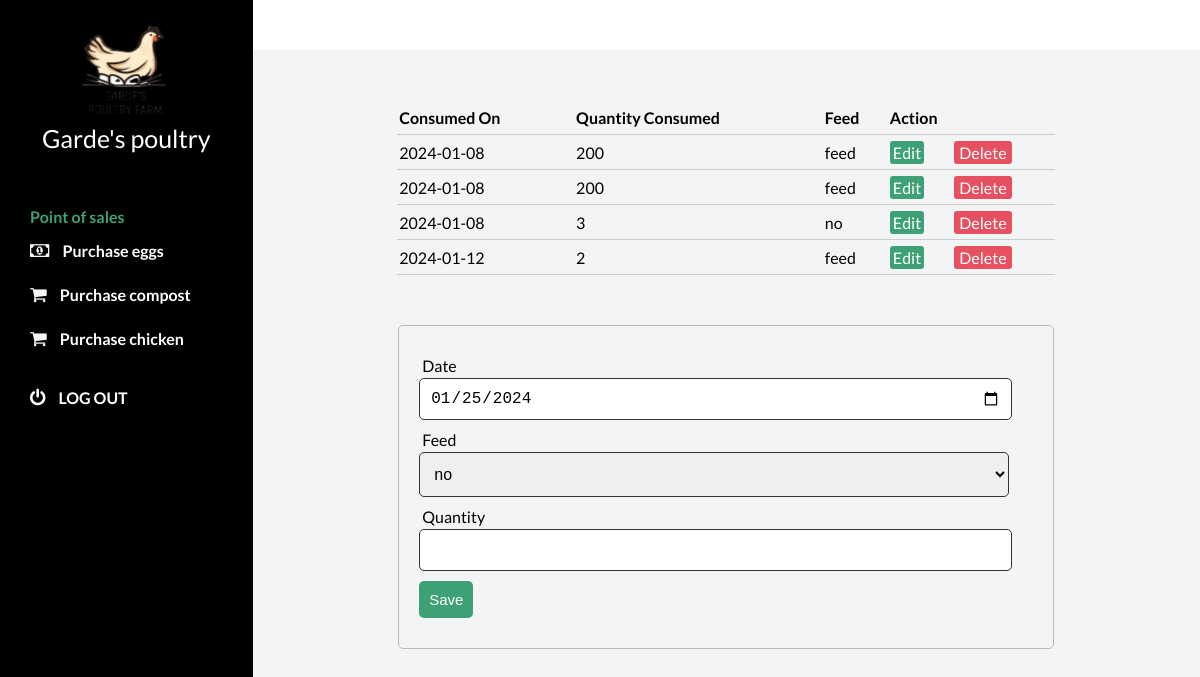
The app's page /feedConsumption.php (signed in) with its own data.
### tables this page shows
CREATE TABLE IF NOT EXISTS `feedconsumption` (
  `FeedConsumption_ID` int(11) NOT NULL AUTO_INCREMENT,
  `ConsDate` date NOT NULL,
  `Quantity` float NOT NULL,
  `Price` float NOT NULL,
  `Employee` int(11) NOT NULL,
  `feed` int(11) DEFAULT NULL,
  PRIMARY KEY (`FeedConsumption_ID`)
);

CREATE TABLE IF NOT EXISTS `feedpurchase` (
  `FeedPurchase_ID` int(11) NOT NULL AUTO_INCREMENT,
  `Date` date NOT NULL,
  `Quantity` float NOT NULL,
  `Price` float NOT NULL,
  `feedname` varchar(1000) DEFAULT NULL,
  PRIMARY KEY (`FeedPurchase_ID`)
);

### includes/action.php (called while the page is built, shortened)
<?php
    include_once "database.php";
    class CrudOperation extends Database{
        public function viewMethod($table){
            $sql = "SELECT * FROM " . $table;
            $array = array();
            $query = $this->connect()->query($sql);
            while($row = mysqli_fetch_array($query)){
                $array[] = $row;
            }
            return $array;
        }
    }
    $feedConsumptionObject = new CrudOperation();
    include 'func.php';
?>

### includes/database.php (called while the page is built, shortened)
<?php
class Database{
    public function connect(){
        $this->servername = 'localhost';
        $this->username = 'root';
        $this->password = '';
        $this->dbname = 'newpoultry';
        $conn = new mysqli($this->servername, $this->username, $this->password, $this->dbname);
        return $conn;
    }
}
function mysqlDate(){
    $dbbbbbb = new Database();
    $res = mysqli_query($dbbbbbb->connect(),"SELECT DATE_FORMAT(NOW(),'%Y-%m-%d')");
    $ret = "";
    if($colx = mysqli_fetch_array($res)){
        $ret = $colx[0];
    }
    return $ret;
}
?>

### includes/func.php (called while the page is built, shortened)
<?php
		function queryx($sql){
			$dbb = new Database();
            return mysqli_query($dbb->connect(),$sql);
        }
    function setQuery($sql){
      return queryx($sql);
    }
        function getData($query){
            return mysqli_fetch_array($query);
        }
          ?>

### feedConsumption.php (the view, shortened to what this page needs)
<?php
include 'includes/database.php';
include 'includes/action.php';
function showFeed($feedid){
    $sql = "select * from feedpurchase where feedpurchase_id = $feedid";
    $quer = setQuery($sql);
    $ret = "";
    if($cx = getData($quer)){
        $ret = $cx['feedname'];
    }
    return $ret;
}
?>
<!DOCTYPE html>
<html lang="en">
<?php include "partials/_head.php";?>
<body id="body">
    <div class="container">
        <main>
            <div class="main__container">
                <table>
                    <thead>
                        <th>Consumed On</th>
                        <th>Quantity Consumed</th>
                        <th>Feed</th>
                        <th colspan="2">Action</th>
                    </thead>
                    <tbody>
                    <?php
                        $myrow = $feedConsumptionObject->viewMethod("FeedConsumption");
                        foreach($myrow as $row){
                            ?>
                            <tr>
                                <td><?php echo $row['ConsDate'];?></td>
                                <td><?php echo $row['Quantity'];?></td>
                                <td><?php echo showFeed($row['feed']);?></td>
                                <td>
                                    <a class="edit_btn" href="feedConsumption.php?feedconsupdate=1&id=<?php echo $row["FeedConsumption_ID"]; ?>">Edit</a>
                                </td>
                                <td>
                                    <a class="del_btn" href="includes/action.php?feedconsdelete=1&id=<?php echo $row["FeedConsumption_ID"]; ?>">Delete</a>
                                </td>
                            </tr>
                            <?php
                        }
                    ?>
                    </tbody>
                </table>
                <?php
                    if(isset($_GET["feedconsupdate"])){
                        $id = $_GET["id"] ?? null;
                        $where = array("FeedConsumption_ID" => $id);
                        $row = $feedConsumptionObject->selectMethod("FeedConsumption", $where);
                        ?>
                            <form action="includes/action.php" method="post">
                                <div class="input-group">
                                    <input type="hidden" name="id" value="<?php echo $id; ?>">
                                </div>
                                <div class="input-group">
                                    <label for="">Date</label>
                                    <input type="date" name="ConsDate" value="<?php echo $row["ConsDate"]; ?>" required>
                                </div>
                                <div class="input-group">
                                    <label for="">Feed</label>
                                    <select name="feed">
                                        <?php
                                        $sql = "select * from feedpurchase";
                                        $quer = setQuery($sql);
                                        while($col = getData($quer)){
                                            ?>
                                            <option value="<?php echo $col['FeedPurchase_ID']; ?>"><?php echo $col['feedname']; ?></option>
                                            <?php
                                        }
                                         ?>
                                    </select>
                                </div>
                                <div class="input-group">
                                    <label for="">Quantity</label>
                                    <input type="number" step="any" name="Quantity" value="<?php echo $row["Quantity"]; ?>" required>
                                </div>
                                <div class="input-group">
                                    <label for="">Price</label>
                                    <input type="number" step="any" name="Price" style="display: none;" value="0" required>
                                </div>
                                <div class="input-group">
                                    <button type="submit" name="feedconsedit" class="btn" value="">Update</button>
                                </div>
                            </form>
                        <?php
                    }else{
                        ?>
                            <form action="includes/action.php" method="post">
                                <div class="input-group">
                                    <label for="">Date</label>
                                    <input type="date" name="ConsDate" value="<?php echo mysqlDate(); ?>" required>
                                </div>
                                <div class="input-group">
                                    <label for="">Feed</label>
                                    <select name="feed">
                                        <?php
                                        $sql = "select * from feedpurchase";
                                        $quer = setQuery($sql);
                                        while($col = getData($quer)){
                                            ?>
                                            <option value="<?php echo $col['FeedPurchase_ID']; ?>"><?php echo $col['feedname']; ?></option>
                                            <?php
                                        }
                                         ?>
                                    </select>
                                </div>
                                <div class="input-group">
                                    <label for="">Quantity</label>
                                    <input type="number" step="any" name="Quantity" value="" required>
                                </div>
                                <div class="input-group">
                                    <button type="submit" name="feedconssave" class="btn">Save</button>
                                </div>
                            </form>
                        <?php
                    }
                        ?>
            </div>
        </main>
        <?php include "partials/_side_bar.php";?>
    </div>
</body>
</html>

### styles.css (style rules this page uses)
* { margin: 0; padding: 0; }
body { box-sizing: border-box; font-family: "Lato", sans-serif; }
.container { display: grid; height: 100vh; grid-template-columns: 0.8fr 1fr 1fr 1fr; grid-template-rows: 0.2fr 3fr; grid-template-areas: "sidebar nav nav nav" "sidebar main main main"; }
main { background: #f3f4f6; grid-area: main; overflow-y: auto; }
.main__container { padding: 20px 35px; }
table { width: 75%; margin: 30px auto; border-collapse: collapse; text-align: left; }
tr { border-bottom: 1px solid #cbcbcb; }
th, td { border: none; height: 30px; padding: 2px; }
form { width: 70%; margin: 50px auto; text-align: left; padding: 20px; border: 1px solid #bbb; border-radius: 5px; }
.input-group { margin: 10px 0; }
.input-group label { display: block; text-align: left; margin: 3px; }
.input-group input { height: 30px; width: 93%; padding: 5px 10px; font-size: 16px; border-radius: 5px; border: 1px solid #333; }
select { height: 45px; width: 96%; padding: 5px 10px; font-size: 16px; border-radius: 5px; border: 1px solid #333; }
.btn { padding: 10px; font-size: 15px; color: #fff; background:#3ea175; border: none; border-radius: 5px; }
.edit_btn { text-decoration: none; padding: 2px 3px; background: #3ea175; color: #fff; border-radius: 3px; }
.del_btn { text-decoration: none; padding: 2px 5px; color: #fff; border-radius: 3px; background: #e65061; }

### records on screen
feedconsumption: ConsDate "2024-01-08", Quantity "200", feed.feedname "feed"
feedconsumption: ConsDate "2024-01-08", Quantity "200", feed.feedname "feed"
feedconsumption: ConsDate "2024-01-08", Quantity "3", feed.feedname "no"
feedconsumption: ConsDate "2024-01-12", Quantity "2", feed.feedname "feed"

### other values on screen
form field feed "no"
